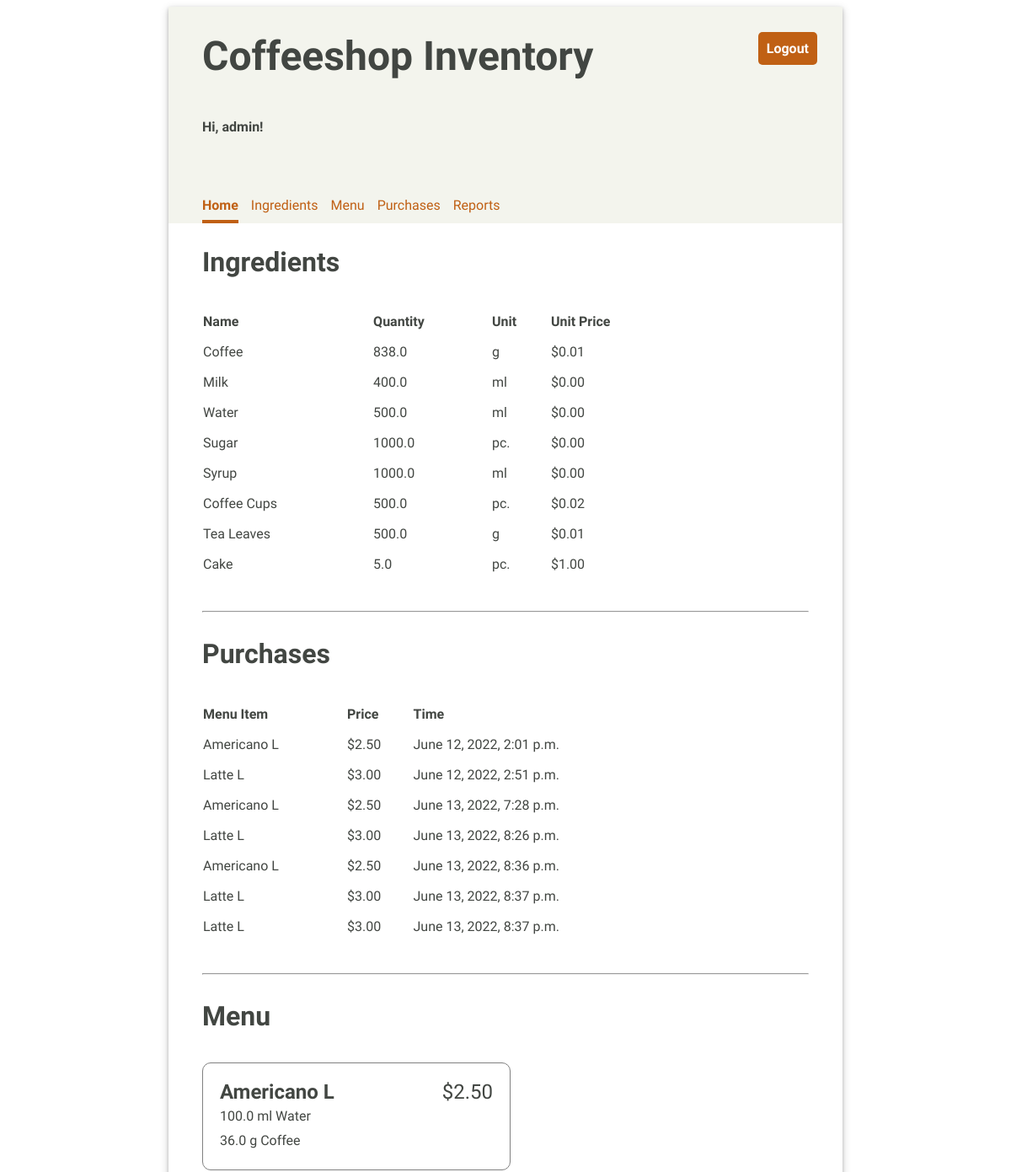
The app's page / (signed in, upper part), older data.
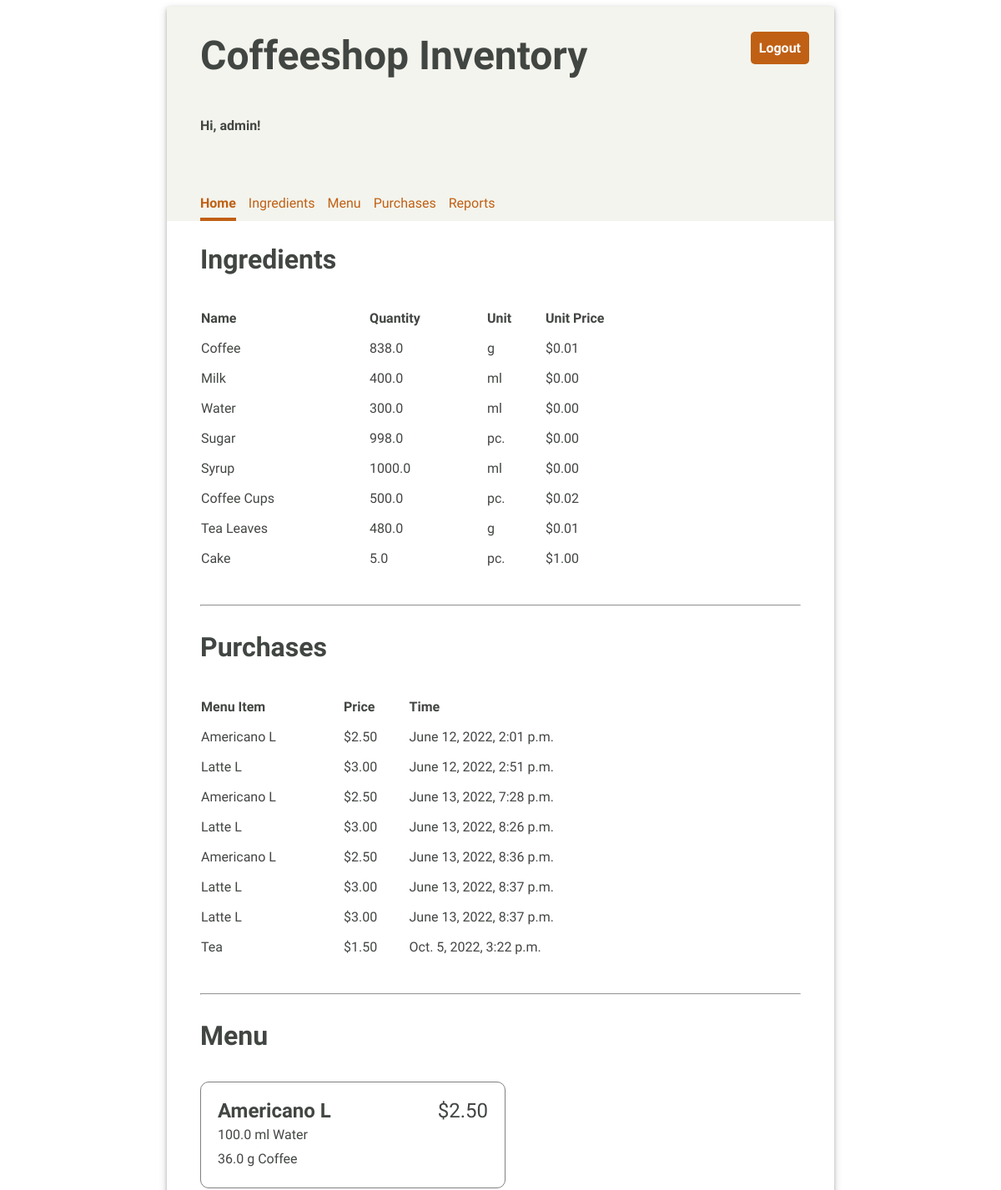
The same page, newer data.
### inventory/models.py (models this page shows, shortened)
class Ingredient(models.Model):
    UNIT_CHOICES = [
        ('--', '--'),
        ('pc.', 'pc.'),
        ('g', 'g'),
        ('ml', 'ml'),
        ('tbsp', 'tbsp'),
        ('tsp', 'tsp'),
    ]
    name = models.CharField(max_length=100, unique=True)
    quantity = models.FloatField(default=0)
    unit = models.CharField(max_length=4, choices=UNIT_CHOICES, default='--')
    unit_price = models.FloatField(default=0)

class Purchase(models.Model):
    menu_item = models.ForeignKey(MenuItem, on_delete=models.CASCADE)
    timestamp = models.DateTimeField(auto_now_add=True)

class MenuItem(models.Model):
    title = models.CharField(max_length=100, unique=True)
    price = models.FloatField(default=0.00)
    class Meta:
        ordering = ['title']
        verbose_name = 'menu item'

class Recipe(models.Model):
    menu_item = models.ForeignKey(MenuItem, on_delete=models.CASCADE) # Deletes item in Menu too
    ingredient = models.ForeignKey(Ingredient, on_delete=models.CASCADE) # models.PROTECT Won't delete item in ingredient
    quantity = models.FloatField(default=0)

### inventory/views.py (the view)
# urls.py: 2. Add a URL to urlpatterns:  path('', Home.as_view(), name='home')
class Home(LoginRequiredMixin, TemplateView):
    template_name = "inventory/home.html"
    def get_context_data(self, **kwargs):
        context = super().get_context_data(**kwargs)
        context["ingredients"] = Ingredient.objects.all()
        context["menu_items"] = MenuItem.objects.all()
        context["purchases"] = Purchase.objects.all()
        return context

### inventory/templates/inventory/home.html
{% extends "base.html" %}
{% load static %}
{% block content %}
    <div class="home">
        <div>
            <h2>Ingredients</h2>
            <table class="inventory-table">
                <thead>
                    <tr>
                        <th>Name</th>
                        <th>Quantity</th>
                        <th>Unit</th>
                        <th>Unit Price</th>
                    </tr>
                </thead>
                <tbody>
                {% for ingredient in ingredients %}
                    <tr>
                        <td>{{ ingredient.name }}</td>
                        <td>{{ ingredient.quantity }}</td>
                        <td>{{ ingredient.unit }}</td>
                        <td class="price">${{ ingredient.unit_price|stringformat:".2f" }}</td>
                    </tr>
                {% endfor %}
                </tbody>
            </table>
        </div>
        <hr/>
        <div>
            <h2>Purchases</h2>
            <table class="inventory-table">
                <thead>
                    <tr>
                        <th>Menu Item</th>
                        <th>Price</th>
                        <th>Time</th>
                    </tr>
                </thead>
                <tbody>
                {% for purchase in purchases %}
                    <tr>
                        <td>{{ purchase.menu_item.title }}</td>
                        <td class="price">${{ purchase.menu_item.price|stringformat:".2f" }}</td>
                        <td>{{ purchase.timestamp }}</td>
                    </tr>
                {% endfor %}
                </tbody>
            </table>
        </div>
        <hr/>
        <div>
            <h2>Menu</h2>
            <ul class="menu-items">
            {% for menu_item in menu_items %}
                <li>
                    <div class="menu-item-header">
                        <div class="menu-item-title">{{ menu_item.title }}</div>
                        <div class="menu-item-price">${{ menu_item.price|stringformat:".2f" }}</div>
                    </div>
                    <ul class="menu-item-ingredients">
                        {% for recipe in menu_item.recipe_set.all %}
                        <li>{{ recipe.quantity }} {{recipe.ingredient.unit }} {{ recipe.ingredient.name }}</li>
                        {% endfor %}
                    </ul>
                </li>
            {% endfor %}
            </ul>
        </div>
    </div>
{% endblock %}

Row changes from the older to the newer data that the page shows:
changed Ingredient "Water": quantity "500.0" → "300.0"
changed Ingredient "Sugar": quantity "1000.0" → "998.0"
changed Ingredient "Tea Leaves": quantity "500.0" → "480.0"
added Purchase: menu_item "Tea", menu_item.price "1.50", timestamp "Oct. 5, 2022, 3:22 p.m."
